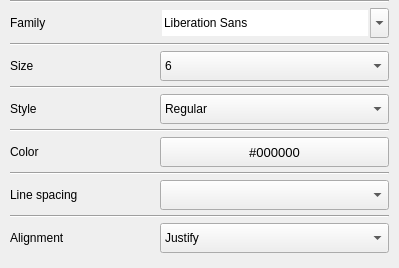
        <widget class="QWidget" name="_EmphasizedSettingsWidget" native="true">
         <property name="minimumSize">
          <size>
           <width>0</width>
           <height>50</height>
          </size>
         </property>
         <property name="styleSheet">
          <string notr="true"/>
         </property>
         <layout class="QFormLayout" name="formLayout_7">
          <property name="sizeConstraint">
           <enum>QLayout::SetDefaultConstraint</enum>
          </property>
          <property name="fieldGrowthPolicy">
           <enum>QFormLayout::AllNonFixedFieldsGrow</enum>
          </property>
          <property name="rowWrapPolicy">
           <enum>QFormLayout::WrapLongRows</enum>
          </property>
          <property name="labelAlignment">
           <set>Qt::AlignCenter</set>
          </property>
          <property name="formAlignment">
           <set>Qt::AlignHCenter|Qt::AlignTop</set>
          </property>
          <property name="horizontalSpacing">
           <number>0</number>
          </property>
          <property name="verticalSpacing">
           <number>5</number>
          </property>
          <property name="leftMargin">
           <number>10</number>
          </property>
          <property name="topMargin">
           <number>0</number>
          </property>
          <property name="rightMargin">
           <number>10</number>
          </property>
          <property name="bottomMargin">
           <number>15</number>
          </property>
          <item row="1" column="0" colspan="2">
           <widget class="Line" name="line_47">
            <property name="maximumSize">
             <size>
              <width>460</width>
              <height>10</height>
             </size>
            </property>
            <property name="orientation">
             <enum>Qt::Horizontal</enum>
            </property>
           </widget>
          </item>
          <item row="4" column="0">
           <widget class="QLabel" name="EmphasizedSize">
            <property name="minimumSize">
             <size>
              <width>150</width>
              <height>30</height>
             </size>
            </property>
            <property name="maximumSize">
             <size>
              <width>150</width>
              <height>30</height>
             </size>
            </property>
            <property name="text">
             <string>Size</string>
            </property>
           </widget>
          </item>
          <item row="4" column="1">
           <widget class="QComboBox" name="EmphasizedSizeBox">
            <property name="minimumSize">
             <size>
              <width>200</width>
              <height>30</height>
             </size>
            </property>
            <property name="maximumSize">
             <size>
              <width>300</width>
              <height>30</height>
             </size>
            </property>
            <item>
             <property name="text">
              <string>6</string>
             </property>
            </item>
            <item>
             <property name="text">
              <string>7</string>
             </property>
            </item>
            <item>
             <property name="text">
              <string>8</string>
             </property>
            </item>
            <item>
             <property name="text">
              <string>9</string>
             </property>
            </item>
            <item>
             <property name="text">
              <string>10</string>
             </property>
            </item>
            <item>
             <property name="text">
              <string>11</string>
             </property>
            </item>
            <item>
             <property name="text">
              <string>12</string>
             </property>
            </item>
            <item>
             <property name="text">
              <string>13</string>
             </property>
            </item>
            <item>
             <property name="text">
              <string>14</string>
             </property>
            </item>
            <item>
             <property name="text">
              <string>15</string>
             </property>
            </item>
            <item>
             <property name="text">
              <string>16</string>
             </property>
            </item>
            <item>
             <property name="text">
              <string>17</string>
             </property>
            </item>
            <item>
             <property name="text">
              <string>18</string>
             </property>
            </item>
            <item>
             <property name="text">
              <string>19</string>
             </property>
            </item>
            <item>
             <property name="text">
              <string>20</string>
             </property>
            </item>
            <item>
             <property name="text">
              <string>21</string>
             </property>
            </item>
            <item>
             <property name="text">
              <string>22</string>
             </property>
            </item>
            <item>
             <property name="text">
              <string>24</string>
             </property>
            </item>
            <item>
             <property name="text">
              <string>26</string>
             </property>
            </item>
            <item>
             <property name="text">
              <string>27</string>
             </property>
            </item>
            <item>
             <property name="text">
              <string>28</string>
             </property>
            </item>
            <item>
             <property name="text">
              <string>29</string>
             </property>
            </item>
            <item>
             <property name="text">
              <string>30</string>
             </property>
            </item>
            <item>
             <property name="text">
              <string>31</string>
             </property>
            </item>
            <item>
             <property name="text">
              <string>32</string>
             </property>
            </item>
            <item>
             <property name="text">
              <string>33</string>
             </property>
            </item>
            <item>
             <property name="text">
              <string>34</string>
             </property>
            </item>
            <item>
             <property name="text">
              <string>35</string>
             </property>
            </item>
            <item>
             <property name="text">
              <string>36</string>
             </property>
            </item>
            <item>
             <property name="text">
              <string>37</string>
             </property>
            </item>
            <item>
             <property name="text">
              <string>38</string>
             </property>
            </item>
            <item>
             <property name="text">
              <string>39</string>
             </property>
            </item>
            <item>
             <property name="text">
              <string>40</string>
             </property>
            </item>
            <item>
             <property name="text">
              <string>41</string>
             </property>
            </item>
            <item>
             <property name="text">
              <string>42</string>
             </property>
            </item>
            <item>
             <property name="text">
              <string>43</string>
             </property>
            </item>
            <item>
             <property name="text">
              <string>44</string>
             </property>
            </item>
            <item>
             <property name="text">
              <string>45</string>
             </property>
            </item>
            <item>
             <property name="text">
              <string>46</string>
             </property>
            </item>
            <item>
             <property name="text">
              <string>47</string>
             </property>
            </item>
            <item>
             <property name="text">
              <string>48</string>
             </property>
            </item>
            <item>
             <property name="text">
              <string>49</string>
             </property>
            </item>
            <item>
             <property name="text">
              <string>50</string>
             </property>
            </item>
            <item>
             <property name="text">
              <string>51</string>
             </property>
            </item>
            <item>
             <property name="text">
              <string>52</string>
             </property>
            </item>
            <item>
             <property name="text">
              <string>53</string>
             </property>
            </item>
            <item>
             <property name="text">
              <string>54</string>
             </property>
            </item>
            <item>
             <property name="text">
              <string>55</string>
             </property>
            </item>
            <item>
             <property name="text">
              <string>56</string>
             </property>
            </item>
            <item>
             <property name="text">
              <string>57</string>
             </property>
            </item>
            <item>
             <property name="text">
              <string>58</string>
             </property>
            </item>
            <item>
             <property name="text">
              <string>59</string>
             </property>
            </item>
            <item>
             <property name="text">
              <string>60</string>
             </property>
            </item>
            <item>
             <property name="text">
              <string>61</string>
             </property>
            </item>
            <item>
             <property name="text">
              <string>62</string>
             </property>
            </item>
            <item>
             <property name="text">
              <string>63</string>
             </property>
            </item>
            <item>
             <property name="text">
              <string>64</string>
             </property>
            </item>
            <item>
             <property name="text">
              <string>65</string>
             </property>
            </item>
            <item>
             <property name="text">
              <string>66</string>
             </property>
            </item>
            <item>
             <property name="text">
              <string>67</string>
             </property>
            </item>
            <item>
             <property name="text">
              <string>68</string>
             </property>
            </item>
            <item>
             <property name="text">
              <string>69</string>
             </property>
            </item>
            <item>
             <property name="text">
              <string>70</string>
             </property>
            </item>
            <item>
             <property name="text">
              <string>71</string>
             </property>
            </item>
            <item>
             <property name="text">
              <string>72</string>
             </property>
            </item>
            <item>
             <property name="text">
              <string>73</string>
             </property>
            </item>
            <item>
             <property name="text">
              <string>74</string>
             </property>
            </item>
            <item>
             <property name="text">
              <string>75</string>
             </property>
            </item>
            <item>
             <property name="text">
              <string>76</string>
             </property>
            </item>
           </widget>
          </item>
          <item row="5" column="0" colspan="2">
           <widget class="Line" name="line_48">
            <property name="maximumSize">
             <size>
              <width>460</width>
              <height>10</height>
             </size>
            </property>
            <property name="orientation">
             <enum>Qt::Horizontal</enum>
            </property>
           </widget>
          </item>
          <item row="6" column="0">
           <widget class="QLabel" name="EmphasizedStyle">
            <property name="minimumSize">
             <size>
              <width>150</width>
              <height>30</height>
             </size>
            </property>
            <property name="maximumSize">
             <size>
              <width>150</width>
              <height>30</height>
             </size>
            </property>
            <property name="text">
             <string>Style</string>
            </property>
           </widget>
          </item>
          <item row="6" column="1">
           <widget class="QComboBox" name="EmphasizedStyleBox">
            <property name="minimumSize">
             <size>
              <width>200</width>
              <height>30</height>
             </size>
            </property>
            <property name="maximumSize">
             <size>
              <width>300</width>
              <height>30</height>
             </size>
            </property>
            <item>
             <property name="text">
              <string>Regular</string>
             </property>
            </item>
            <item>
             <property name="text">
              <string>Bold</string>
             </property>
            </item>
            <item>
             <property name="text">
              <string>Italic</string>
             </property>
            </item>
            <item>
             <property name="text">
              <string>Bold &amp; Italic</string>
             </property>
            </item>
           </widget>
          </item>
          <item row="7" column="0" colspan="2">
           <widget class="Line" name="line_49">
            <property name="maximumSize">
             <size>
              <width>460</width>
              <height>10</height>
             </size>
            </property>
            <property name="orientation">
             <enum>Qt::Horizontal</enum>
            </property>
           </widget>
          </item>
          <item row="8" column="0">
           <widget class="QLabel" name="EmphasizedColor">
            <property name="minimumSize">
             <size>
              <width>150</width>
              <height>30</height>
             </size>
            </property>
            <property name="maximumSize">
             <size>
              <width>150</width>
              <height>30</height>
             </size>
            </property>
            <property name="text">
             <string>Color</string>
            </property>
           </widget>
          </item>
          <item row="8" column="1">
           <widget class="QPushButton" name="EmphasizedColorBox">
            <property name="minimumSize">
             <size>
              <width>200</width>
              <height>30</height>
             </size>
            </property>
            <property name="maximumSize">
             <size>
              <width>300</width>
              <height>30</height>
             </size>
            </property>
            <property name="font">
             <font>
              <pointsize>10</pointsize>
             </font>
            </property>
            <property name="text">
             <string>#000000</string>
            </property>
           </widget>
          </item>
          <item row="9" column="0" colspan="2">
           <widget class="Line" name="line_50">
            <property name="maximumSize">
             <size>
              <width>460</width>
              <height>10</height>
             </size>
            </property>
            <property name="orientation">
             <enum>Qt::Horizontal</enum>
            </property>
           </widget>
          </item>
          <item row="10" column="0">
           <widget class="QLabel" name="EmphasizedLineSpacing">
            <property name="minimumSize">
             <size>
              <width>150</width>
              <height>30</height>
             </size>
            </property>
            <property name="maximumSize">
             <size>
              <width>150</width>
              <height>30</height>
             </size>
            </property>
            <property name="text">
             <string>Line spacing</string>
            </property>
           </widget>
          </item>
          <item row="10" column="1">
           <widget class="QComboBox" name="EmphasizedLineSpacingBox">
            <property name="minimumSize">
             <size>
              <width>200</width>
              <height>30</height>
             </size>
            </property>
            <property name="maximumSize">
             <size>
              <width>300</width>
              <height>30</height>
             </size>
            </property>
           </widget>
          </item>
          <item row="11" column="0" colspan="2">
           <widget class="Line" name="line_51">
            <property name="maximumSize">
             <size>
              <width>460</width>
              <height>10</height>
             </size>
            </property>
            <property name="orientation">
             <enum>Qt::Horizontal</enum>
            </property>
           </widget>
          </item>
          <item row="12" column="0">
           <widget class="QLabel" name="EmphasizedAlignment">
            <property name="minimumSize">
             <size>
              <width>150</width>
              <height>30</height>
             </size>
            </property>
            <property name="maximumSize">
             <size>
              <width>150</width>
              <height>30</height>
             </size>
            </property>
            <property name="text">
             <string>Alignment</string>
            </property>
           </widget>
          </item>
          <item row="12" column="1">
           <widget class="QComboBox" name="EmphasizedAlignmentBox">
            <property name="minimumSize">
             <size>
              <width>200</width>
              <height>30</height>
             </size>
            </property>
            <property name="maximumSize">
             <size>
              <width>300</width>
              <height>30</height>
             </size>
            </property>
            <item>
             <property name="text">
              <string>Justify</string>
             </property>
            </item>
            <item>
             <property name="text">
              <string>Left</string>
             </property>
            </item>
            <item>
             <property name="text">
              <string>Right</string>
             </property>
            </item>
            <item>
             <property name="text">
              <string>Center</string>
             </property>
            </item>
           </widget>
          </item>
          <item row="2" column="0">
           <widget class="QLabel" name="EmphasizedFamily">
            <property name="minimumSize">
             <size>
              <width>150</width>
              <height>30</height>
             </size>
            </property>
            <property name="maximumSize">
             <size>
              <width>150</width>
              <height>30</height>
             </size>
            </property>
            <property name="text">
             <string>Family</string>
            </property>
           </widget>
          </item>
          <item row="2" column="1">
           <widget class="QFontComboBox" name="EmphasizedNameBox">
            <property name="minimumSize">
             <size>
              <width>0</width>
              <height>30</height>
             </size>
            </property>
            <property name="maximumSize">
             <size>
              <width>300</width>
              <height>30</height>
             </size>
            </property>
            <property name="styleSheet">
             <string notr="true"/>
            </property>
            <property name="frame">
             <bool>false</bool>
            </property>
            <property name="fontFilters">
             <set>QFontComboBox::ScalableFonts</set>
            </property>
           </widget>
          </item>
          <item row="3" column="0" colspan="2">
           <widget class="Line" name="line_52">
            <property name="maximumSize">
             <size>
              <width>460</width>
              <height>10</height>
             </size>
            </property>
            <property name="orientation">
             <enum>Qt::Horizontal</enum>
            </property>
           </widget>
          </item>
         </layout>
        </widget>
